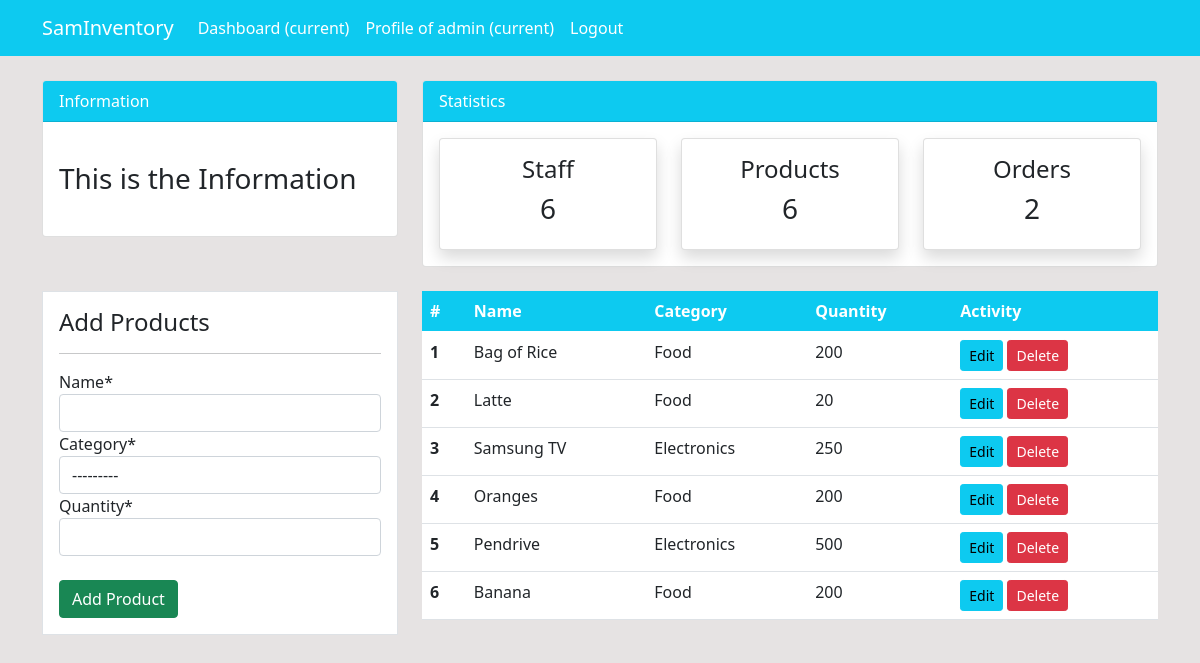
/product/ (signed in), run on the app's committed database.
### dashboard/models.py (models this page shows, shortened)
class Product(models.Model):
    name = models.CharField(max_length=100, null=True)
    category = models.CharField(max_length=20, choices=CATEGORY, null=True)
    quantity = models.PositiveIntegerField(null=True)

### dashboard/views.py (the view)
# urls.py: path('product/', views.product, name="dashboard-product"),
@login_required(login_url='user-login')
def product(request):
    items = Product.objects.all()
    product_count = items.count()
    workers_count = User.objects.all().count()
    orders_count = Order.objects.all().count()
    if request.method == 'POST':
        form = ProductForm(request.POST)
        if form.is_valid():
            form.save()
            product_name = form.cleaned_data.get('name')
            messages.success(request, f'{product_name} has been added')
            return redirect('dashboard-product')
    else:
        form = ProductForm()
    context = {
        'items': items,
        'form': form,
        'workers_count': workers_count,
        'orders_count': orders_count,
        'product_count': product_count
    }
    return render(request, "dashboard/product.html", context)

### dashboard/forms.py
class ProductForm(forms.ModelForm):
    class Meta:
        model = Product
        fields = ['name', 'category', 'quantity']

### templates/dashboard/product.html (shortened to what this page needs)
{% extends "partials/base.html" %}
{% load crispy_forms_tags %}
{% block content %}
{% include 'partials/topnav.html' %}
    <div class="container">
        <div class="row my-4">
            <div class="col-md-4">
                <div class="border bg-white p-3">
                    <h4>Add Products</h4>
                    <hr>
                    <form action="" method="POST">
                        {{form|crispy}}
                        <br>
                        <input class="btn btn-success btn-block" type="submit" value="Add Product">
                    </form>
                </div>
            </div>
            <div class="col-md-8">
                <table class="table bg-white">
                    <thead class="bg-info">
                        <tr class="text-white">
                            <th scope="col">#</th>
                            <th scope="col">Name</th>
                            <th scope="col">Category</th>
                            <th scope="col">Quantity</th>
                            <th scope="col">Activity</th>
                        </tr>
                    </thead>
                    <tbody>
                        {% for item in items %}
                        <tr>
                            <th scope="row">{{forloop.counter}}</th>
                            <td>{{item.name}}</td>
                            <td>{{item.category}}</td>
                            <td>{{item.quantity}}</td>
                            <td>
                                <a class="btn btn-info btn-sm" href="{% url 'dashboard-product-update' item.id %}">Edit</a>
                                <a class="btn btn-danger btn-sm" href="{% url 'dashboard-product-delete' item.id %}">Delete</a>
                            </td>
                        </tr>
                        {% endfor %}
                    </tbody>
                </table>
            </div>
        </div>
    </div>
{% endblock content %}

### templates/partials/nav.html (shortened to what this page needs)
<nav class="navbar navbar-expand-lg navbar-info bg-info">
    {% if user.is_authenticated %}
    <div class="container">
        <a class="navbar-brand text-white" href="{% url 'dashboard-index' %}">SamInventory</a>
        <div class="collapse navbar-collapse" id="navbarSupportedContent">
            <ul class="navbar-nav mr-auto">
                <li class="nav-item active">
                    <a class="nav-link text-white" href="{% url 'dashboard-index' %}">Dashboard <span
                            class="sr-only">(current)</span></a>
                </li>
            </ul>
            <ul class="navbar-nav ml-auto">
                <li class="nav-item active">
                    <a class="nav-link text-white" href="{% url 'user-profile' %}">Profile of {{user.username}} <span
                            class="sr-only">(current)</span></a>
                </li>
                <li class="nav-item">
                    <a class="nav-link text-white" href="{% url 'user-logout' %}">Logout</a>
                </li>
            </ul>
            {% endif %}
        </div>
    </div>
</nav>

### static/assets/css/style.css (style rules this page uses)
body { background: rgb(230, 227, 227); }

### data on the page
Product: name "Bag of Rice", category "Food", quantity "200"
Product: name "Latte", category "Food", quantity "20"
Product: name "Samsung TV", category "Electronics", quantity "250"
Product: name "Oranges", category "Food", quantity "200"
Product: name "Pendrive", category "Electronics", quantity "500"
Product: name "Banana", category "Food", quantity "200"

### other printed values
{{ user.username }} "admin"
{{ workers_count }} "6"
{{ product_count }} "6"
{{ orders_count }} "2"
